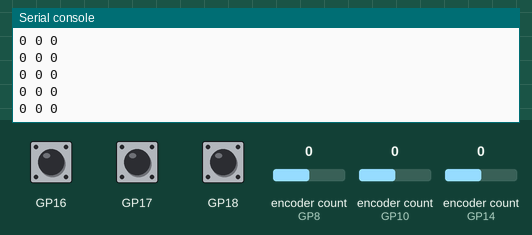
Recording of a program running on a simulated Raspberry Pi Pico running MicroPython. Parts: the last lines printed to the serial console. The inputs (shaded band) are chosen by the test bench; at power-on: encoder count (sensors on GP8, GP10, GP14) 0, GP16 HIGH, GP17 HIGH, GP18 HIGH.

Above: at 1.2 s.
1.3 s: encoder count (sensor on GP8) set to 1
At 1.41 s:
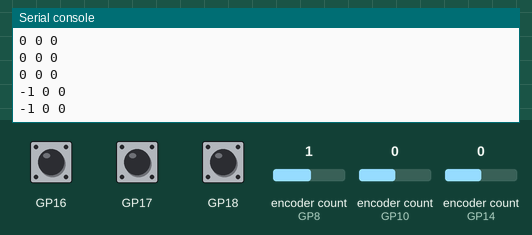
2.8 s: encoder count (sensor on GP10) set to 1
At 2.91 s:
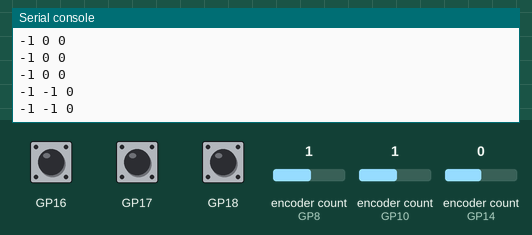
4.3 s: encoder count (sensor on GP14) set to 1
At 4.41 s:
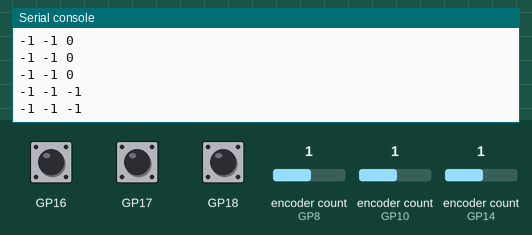
5.8 s: encoder count (sensor on GP8) set to 2
At 5.91 s:
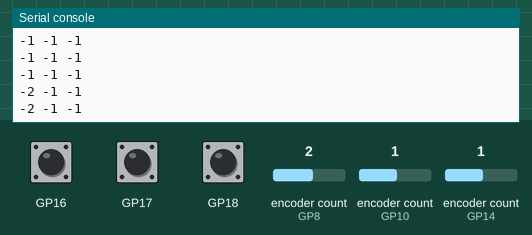
7.3 s: encoder count (sensor on GP10) set to 2
At 7.41 s:
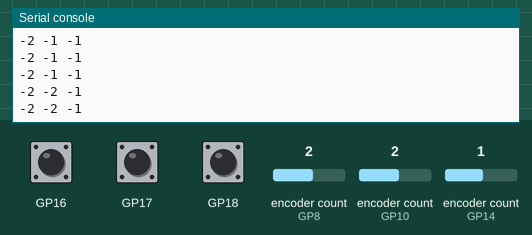
8.8 s: encoder count (sensor on GP14) set to 2
At 8.91 s:
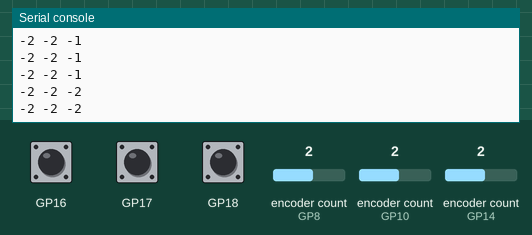
Timing chart, 0 to 11.3 s (numbered marks = the images above; inputs shaded):
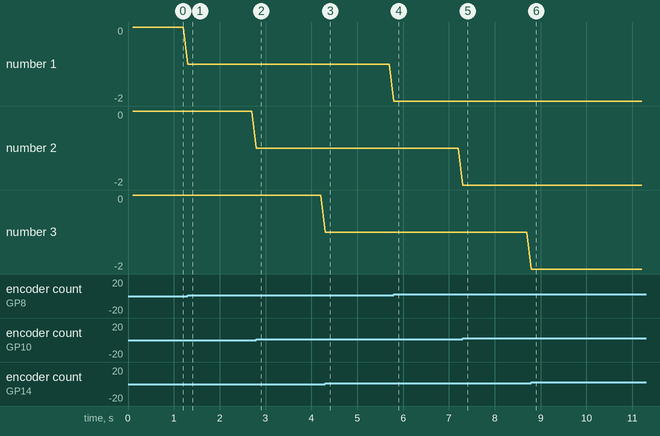

Measured:
- after the input at 1.3 s, the serial console: prints a new line at once (image 1)
- after the input at 2.8 s, the serial console: prints a new line at once (image 2)
- after the input at 4.3 s, the serial console: prints a new line at once (image 3)
- after the input at 5.8 s, the serial console: prints a new line at once (image 4)
- after the input at 7.3 s, the serial console: prints a new line at once (image 5)
- after the input at 8.8 s, the serial console: prints a new line at once (image 6)
- plotted number 1: 0 → -1 after the input at 1.3 s, -1 → -2 after the input at 5.8 s

The program:

odometry_on_pico.py
```python
#--------------------------------------odometry section------------------------------------------#
from rotary_irq_rp2 import RotaryIRQ
from LM393Tachometer_PIO import Tachometer
from machine import Pin, Timer, UART
import math
import time
import sys

encoder_right = RotaryIRQ(pin_num_clk=8, pin_num_dt=9, reverse=True, range_mode=RotaryIRQ.RANGE_UNBOUNDED)
encoder_left = RotaryIRQ(pin_num_clk=10, pin_num_dt=11, reverse=True, range_mode=RotaryIRQ.RANGE_UNBOUNDED)
encoder_aux = RotaryIRQ(pin_num_clk=14, pin_num_dt=15, reverse=True, range_mode=RotaryIRQ.RANGE_UNBOUNDED)

# Robot dimensions
L = 6.7 * 2  # cm distance between left and right encoders
B = 7.9      # cm distance between midpoint of left & right encoders and back encoder
R = 2.95     # cm (wheel radius)
N = 11.5     # encoder ticks per revolution
cm_per_tick = 2 * math.pi * R / N

# Initial positions
currentRightPosition = 0
currentLeftPosition = 0
currentAuxPosition = 0

oldRightPosition = 0
oldLeftPosition = 0
oldAuxPosition = 0

pos_x = 0
pos_y = 0
pos_h = 0

def odometry(): # this function takes 450 us to run on average.
    global oldRightPosition, oldLeftPosition, oldAuxPosition
    global currentRightPosition, currentLeftPosition, currentAuxPosition
    global pos_x, pos_y, pos_h

    # Store previous positions
    oldRightPosition = currentRightPosition
    oldLeftPosition = currentLeftPosition
    oldAuxPosition = currentAuxPosition

    # Read current encoder values
    currentRightPosition = encoder_right.value()
    currentLeftPosition = encoder_left.value()
    currentAuxPosition = encoder_aux.value()
    print(currentRightPosition,currentLeftPosition,currentAuxPosition)

    # Calculate delta movements
    dn1 = currentLeftPosition - oldLeftPosition
    dn2 = currentRightPosition - oldRightPosition
    dn3 = currentAuxPosition - oldAuxPosition

    # Compute change in heading, forward, and sideways displacement
    dtheta = cm_per_tick * (dn2 - dn1) / L
    dx = cm_per_tick * (dn1 + dn2) / 2.0
    dy = cm_per_tick * (dn3 - (dn2 - dn1) * B / L)

    # Convert to global coordinates
    theta = pos_h + (dtheta / 2.0)
    pos_x += dx * math.cos(theta) - dy * math.sin(theta)
    pos_y += dx * math.sin(theta) + dy * math.cos(theta)
    pos_h += dtheta  # Update heading

def send_odometry(timer): #this function takes min 0.9 to max 1.3 ms to run
    global pos_x, pos_y, pos_h
    odom_data = f"{pos_x},{pos_y},{pos_h}\n"
    #sys.stdout.write(odom_data)


#-----------------------------------rpm section-----------------------------------#

taco1 = Tachometer(16, 0)  # GP16
taco2 = Tachometer(17, 1)  # GP17
taco3 = Tachometer(18, 2)  # GP18
uart_for_rpm = UART(0, baudrate=115200, tx=Pin(0), rx=Pin(1)) #UART on GPIO 0/1

def send_rpms(timer): # this functions takes 800us or 0.8ms to run on average
    rpms_data = f"{taco1.get_rpm()},{taco2.get_rpm()},{taco3.get_rpm()}\n"
    #uart_for_rpm.write(rpms_data)

    #print(f"rpms:{rpms_data}")

# ---------------------------------main loop ----------------------------------------#

odometry_timer = Timer()
odometry_timer.init(period=100, mode=Timer.PERIODIC, callback=lambda t: odometry()) # callback takes 0.45ms, 10Hz

send_rpm_odom_timer = Timer()
send_rpm_odom_timer.init(period = 333, mode=Timer.PERIODIC, callback=send_rpms)


send_odometry_timer = Timer()
send_odometry_timer.init(period=1000, mode=Timer.PERIODIC, callback=send_odometry) # callback takes 1.3ms
```

LM393Tachometer_PIO.py
```python
# LM393Tachometer
# Specs : 20 PPR, RPM calculated on a timer, no directional data

import rp2
from machine import Pin, Timer

#PIO Assembly Code for Pulse Counting
@rp2.asm_pio(set_init=rp2.PIO.IN_LOW)

def pulse_counter():
    """A PIO (assembly) code that uses the decrement operation in the jump operation,
    to essentially count the number of pulses received at specified pin, pi pico's PIO
    does not offer any arithmetic operators as it wasn't designed for it.

    it registers a max value (all ones) to reg x, which is decremented when jumping,
    this is then sent to ISR, pushed onto the FIFO buffer and then used in the micropython
    code using the state machines get() method

    You can find documentation for the rp2 library
    @ https://docs.micropython.org/en/latest/library/rp2.html"""

    wrap_target()
    label("wait")
    wait(1, pin, 0)  # Wait for pin to go HIGH
    wait(0, pin, 0)  # Wait for pin to go LOW (falling edge detection)
    jmp(x_dec, "wait")  # Decrement X register (counts pulses)
    wrap()

class Tachometer:
    def __init__(self, pin_num, sm_id=0, ppr=20, calc_interval=1000):
        """
        pin_num : D0 pin of LM393 Tachometer.
        sm_id : id for the state machine, assign different if using multiple instances
        ppr : pulse per revolution, basically number of slits
        calc_interval : controlls how frequently rpm is updated, in ms

        """
        self.pin = Pin(pin_num, Pin.IN, Pin.PULL_UP)
        self.sm_id=sm_id
        self.ppr = ppr
        self.calc_interval = calc_interval
        self.rpm = 0
        self.current_rpm = 0

        #Initialize PIO State Machine for pulse counting
        self.sm = rp2.StateMachine(self.sm_id, pulse_counter, freq=1_000_000, in_base=self.pin)
        self.sm.exec("mov(x, invert(null))")  # Reset counter
        self.sm.active(1)  # Start PIO state machine

        # Timer for RPM calculation
        self.timer = Timer()
        self.timer.init(period=self.calc_interval, mode=Timer.PERIODIC, callback=self.calc_rpm)

    def calc_rpm(self, timer):
        """
        Basically periodically do the whole ISR -> FIFO Buffer -> out then calculation of RPM
        every 1 second, updating the self.rpm value
        """
        #Read pulse count from PIO state machine
        self.sm.exec("mov(isr, x)")  # Move counter value to ISR
        self.sm.exec("push()")  # Push ISR to FIFO
        pulse_count = 0xFFFFFFFF - self.sm.get()  # Read from FIFO
        self.sm.exec("mov(x, invert(null))")  # Reset counter

        #self.current_rpm = (pulse_count / self.slits) * (60 / (self.calc_interval / 1000))
        self.rpm = (pulse_count / self.ppr) * (60 / (self.calc_interval / 1000))

        #using Exponential Moving Average to reduce random sensor fluctuation impact..kind of
        #alpha = 0.2
        #self.rpm = (alpha * self.current_rpm) + ((1 - alpha) * self.rpm)


    def get_rpm(self):
        return self.rpm

    def deinit(self):
        """
        Deinit code to cleanly terminate the code
        """
        self.timer.deinit()
        self.sm.active(0)  # Stop PIO state machine
```
